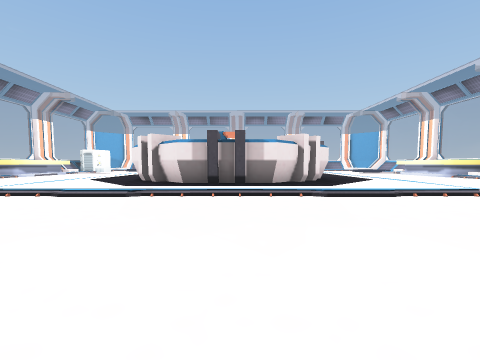
view 1 (above)

24 first-person views from a walk through a scene from a Unity 3-D project. The camera is 1.3 m above the floor, tilts 4° down and sees 90° across. The floor is counted in squares, 2 m on a side. Each view is taken from the middle of a square. On the plan, view 1 faces up. The plan holds only what a view shows up to about 9 squares ahead; the rest is blank. The place goes on beyond the plan. Flat ground stands in for the terrain. The player is left out. Some animated figures are left out. Some surface patterns are stand-ins.

view 2
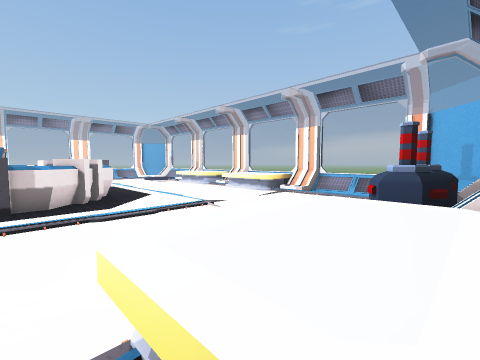

view 3
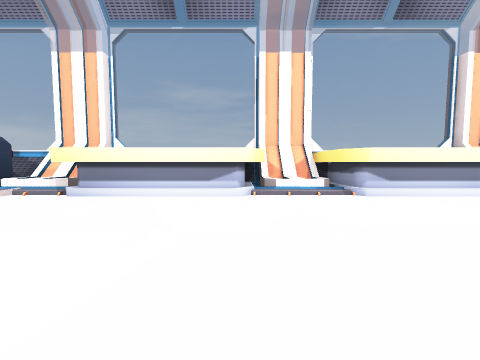

view 4
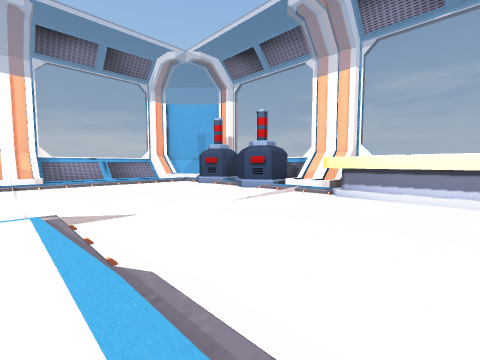

view 5
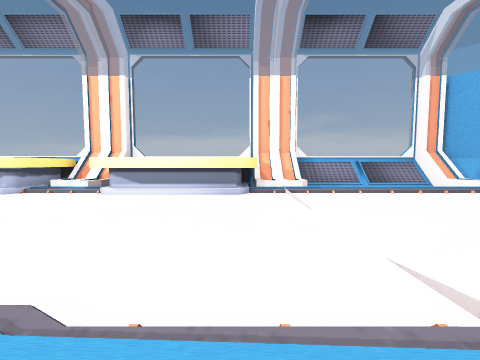

view 6
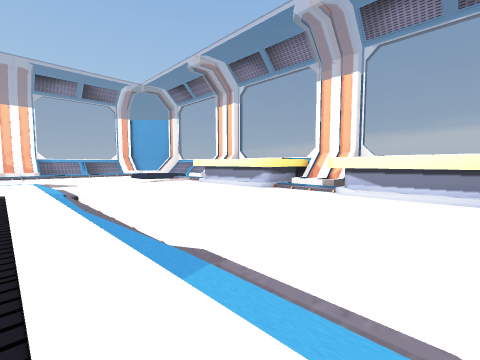

view 7
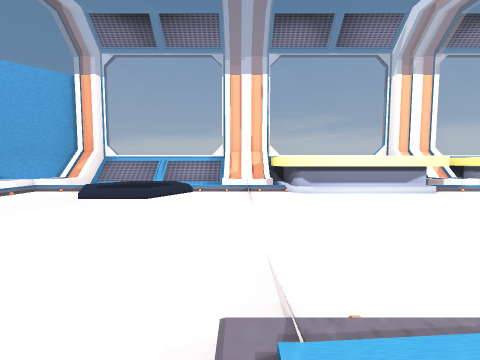

view 8
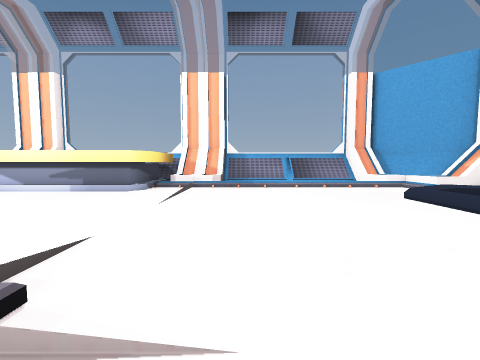

view 9
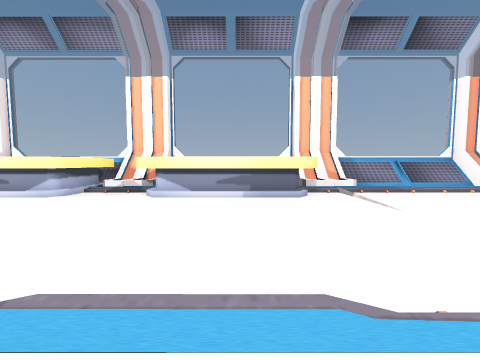

view 10
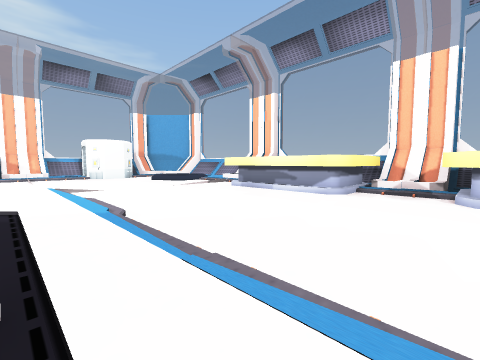

view 11
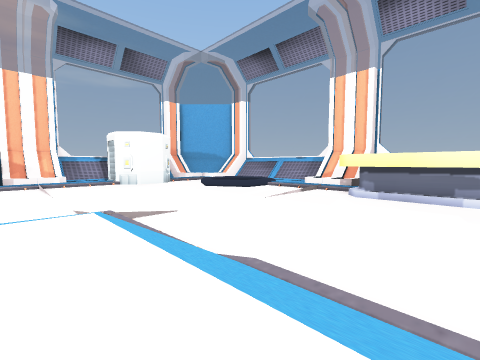

view 12
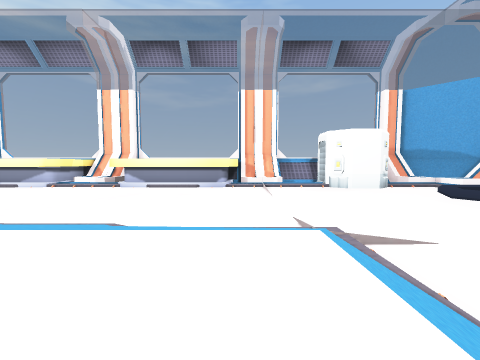

view 13
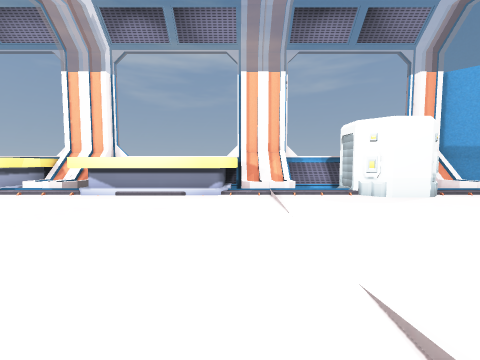

view 14
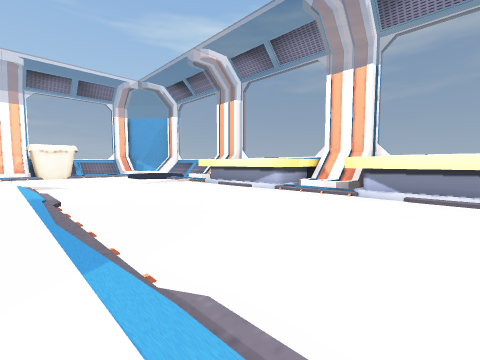

view 15
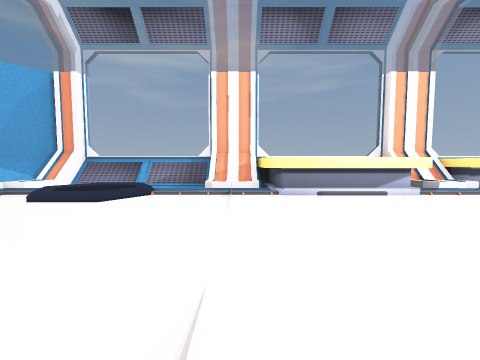

view 16
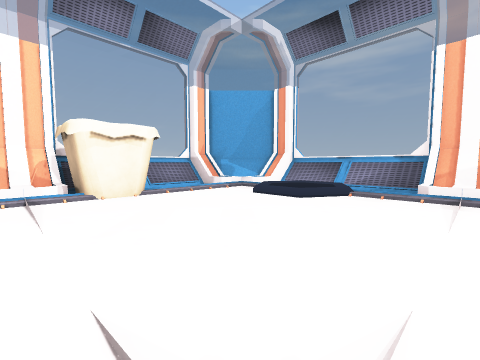

view 17
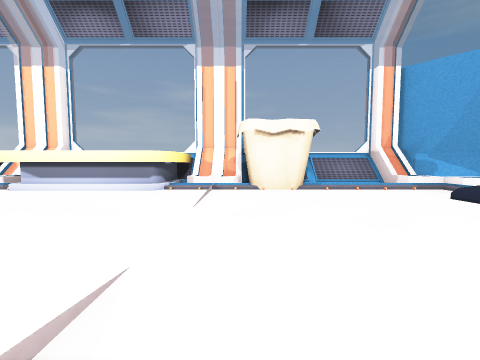

view 18
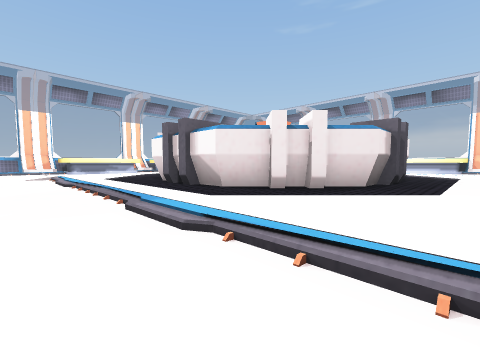

view 19
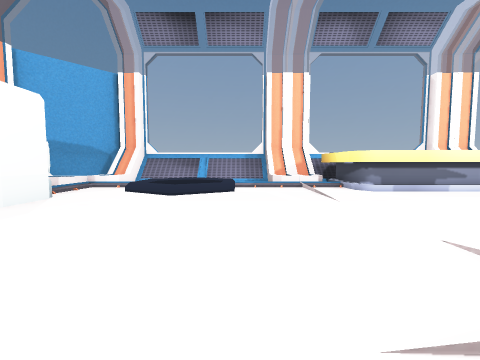

view 20
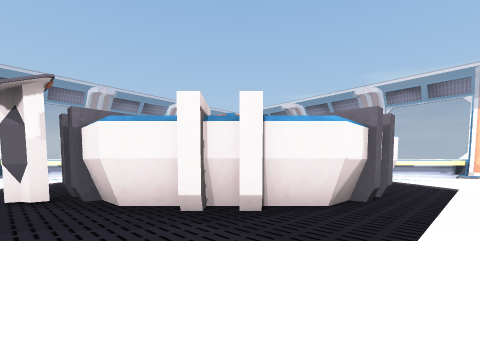

view 21
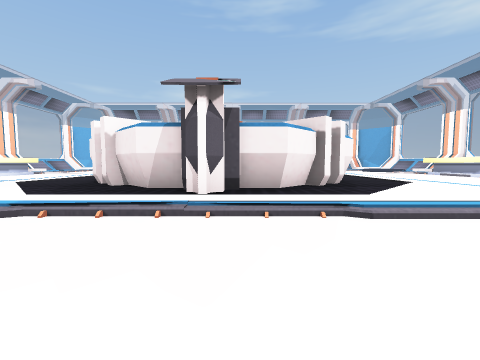

view 22
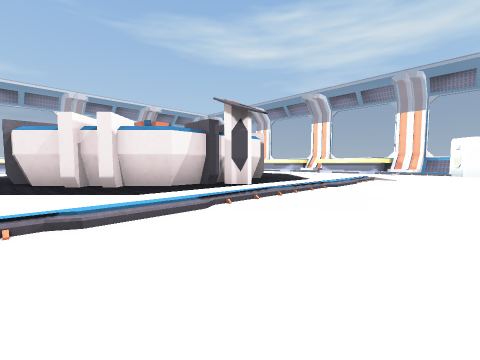

view 23
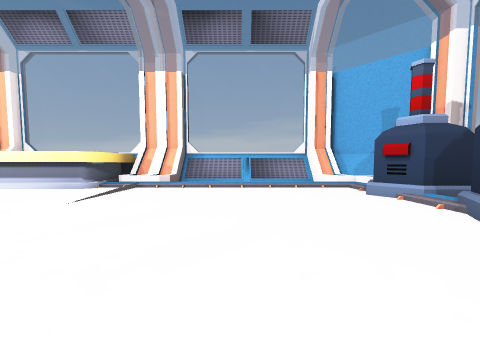

view 24
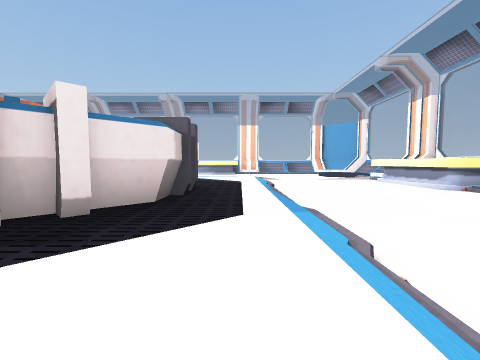

### Floor plan
Key: @ floor where view 1 was taken; # wall or solid block; x gap in a wall; . main floor; : floor 0.25 m higher than the main floor; + floor 0.5 m higher than the main floor; * floor 1.75 m higher than the main floor; % floor 2 m higher than the main floor; / step, stairs or slope; = window, fence, low wall or low ledge; ^ raised ledge; v drop or lower ground; O other object.
Columns run from 15 left of view 1 to 14 right of it. Each row starts with its distance up from view 1.
 26   v#====##v  v##v  v##====##
 25  v#=////  ^  ^^ ^  ^v/////xv#
 24  #v//  ///^   ^/   ^^//////vv#
 23 v#=/.  /..^^^^^.^^^^^......=x#
 22   O#.//............##.....///=
 21    #......................  /=
 20 =/##......................  /=
 19 #/./......................../#
 18 #///...../////////////.....//#
 17 v/=/.....::::::O:::::/....##=#
 16 =  %.....::::####::::/....#  v
 15 =  %..../:::##  ##:::/....#  v
 14 =  %..../::##    ##::/....#  v
 13 =% /.....::#      #::/....## v
 12 #///.....::#      #::/.....//#
 11 v/##.....::#      #::/....# =#
 10 =  %.....::##     #::/....%  v
  9 =  %..../:::##  ###::/....%  v
  8 =  %..../::::####::::/....%  v
  7 =% /.....::::::::::::/....%x=#
  6 #///.....::::::::::::/.....//#
  5 v/=/.......................=x#
  4 =/ /......................../=
  3 =/  +......................./=
  2 =/  +......................./=
  1 #/  ......................../#
  0 #*/////OO/#####@^^^^^/O#/O///#
 -1  ##/   OO/#  ##/^^^^^/##O#Ov#v
 -2   #%//  ###  ##/^^^^x/######v
 -3    #==    v   v v   v     v

Where each view was taken, in squares from view 1:
view 1: 0 up, 0 right, facing up
view 2: 2 down, 0 right, facing up-right
view 3: 5 up, 1 right, facing down
view 4: 6 up, 2 right, facing down-right
view 5: 7 up, 5 right, facing right
view 6: 8 up, 5 right, facing up-right
view 7: 18 up, 5 right, facing right
view 8: 17 up, 7 right, facing up
view 9: 17 up, 3 right, facing up
view 10: 17 up, 1 right, facing up-left
view 11: 17 up, 3 left, facing up-left
view 12: 17 up, 4 left, facing left
view 13: 17 up, 6 left, facing left
view 14: 15 up, 6 left, facing down-left
view 15: 6 up, 6 left, facing left
view 16: 6 up, 6 left, facing down-left
view 17: 6 up, 7 left, facing down
view 18: 6 up, 8 left, facing up-right
view 19: 17 up, 8 left, facing up
view 20: 17 up, 6 left, facing down-right
view 21: 21 up, 1 left, facing down
view 22: 21 up, 4 right, facing down-left
view 23: 3 up, 5 right, facing right
view 24: 6 up, 5 right, facing up
